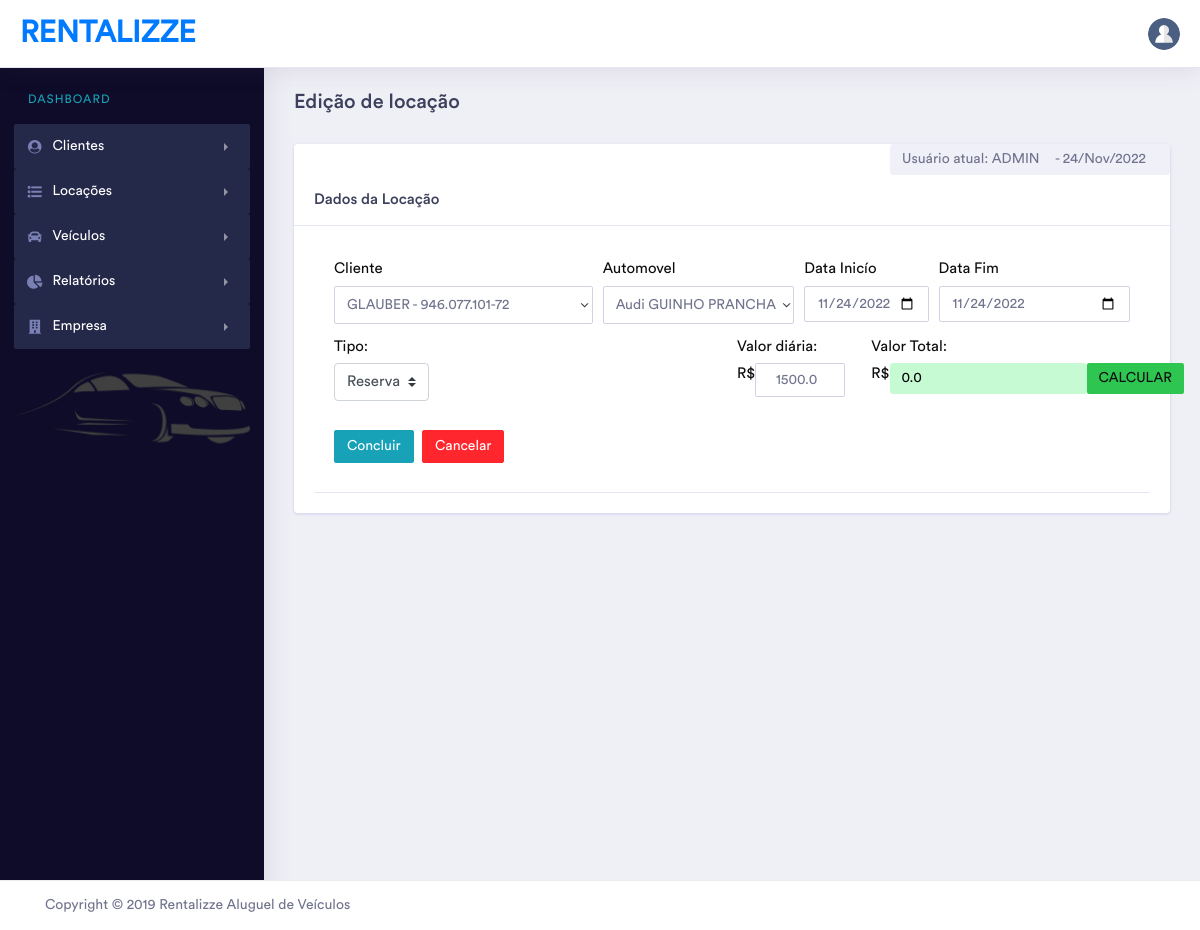
The app's page /editar_locacao/1 (signed in) with its own data.
### sistema/models.py (models this page shows, shortened)
class Locacao(models.Model):
    STATUS_CHOICES = (('Ativo', 'Ativo'), ('Inativo', 'Inativo'))
    TIPO_CHOICES = (('Reserva', 'Reserva'), ('Saída', 'Saída'))
    data_locacao = models.DateField()
    data_devolucao = models.DateField()
    usuario =  CurrentUserField()
    cliente = models.ForeignKey(Cliente, on_delete=models.CASCADE)
    carro = models.ForeignKey('Automovel', on_delete=models.CASCADE)
    criado_em = models.DateTimeField(auto_now=True)
    modificacado_em = models.DateTimeField(auto_now_add=True)
    tipo = models.CharField(max_length=7, choices=TIPO_CHOICES)
    valor_locacao = models.FloatField()
    valor_diaria = models.FloatField()
    status = models.CharField(max_length=12, choices=STATUS_CHOICES, default='Ativo')

### sistema/views.py (the view)
# urls.py: path('editar_locacao/<id>', views.editar_loc, name='editar_loc'),
@login_required
def editar_loc(request, id):
    locacao = Locacao.objects.get(id=id)
    form = EditLocacaoForm(request.POST or None, instance=locacao)
    if form.is_valid():
        form.save()
        messages.success(request, "Locação modificada com sucesso!")
        return redirect(listar_locacoes)
    return render(request, 'sistema/editar_locacao.html', {'form': form})

### sistema/forms.py
class EditLocacaoForm(LocacaoForm):
    carro = forms.ModelChoiceField(queryset=Automovel.objects.all())

### sistema/models.py (called while the page is built)
    def __str__(self):
        if self.cpf_cliente:
            return self.nome_cliente + ' - ' + self.cpf_cliente
        return self.nome_cliente + ' - ' + self.cnpj_cliente

    def __str__(self):
        carro = self.marca +' '+ self.modelo +' '+ str(self.ano) + ' - '
        carro += self.placa_automovel +' -- Diária padrão R$ '+ str(self.valor_locacao)
        return carro

### templatetags/tags.py (called while the page is built)
@register.filter(name='addclass')
def addclass(value, arg):
    return value.as_widget(attrs={'class': arg})

### templates/sistema/editar_locacao.html (shortened to what this page needs)
{% extends 'sistema/base.html' %}
{% load tags %}
{% block conteudo_janela %}
    <div class="row">
        <div class="col-xl-12 col-lg-12 col-md-12 col-sm-12 col-12">
            <div class="page-header">
                <h3 class="mb-2">Edição de locação</h3>
            </div>
        </div>
    </div>
    <div class="row">
        <div class="col-12">
            <div class="card">
                {% if user.is_authenticated %}
                    <ul class="navbar-nav ml-auto">
                        <li class="nav-item">
                            <div class="btn-light btn-sm" disabled="true" align="center">
                                Usuário atual: <span class="text-uppercase">{{ user.username }}</span>
                                <span class="btn-sm"> - {% now "j/M/Y" %}</span>
                            </div>
                        </li>
                    </ul>
                {% endif %}
                <h5 class="card-header">Dados da Locação</h5>
                <div class="card-body">
                    <form class="card-header" method="post">
                        <div class="form-row">
                            <div class="form-group col-md-4">
                                <label for="cliente">Cliente</label>
                                {{ form.cliente }}
                            </div>
                            <div class="form-group col-md">
                                <label for="automovel">Automovel</label>
                                {{ form.carro }}
                            </div>
                            <div class="form-group col-md-2">
                                <label for="dt_hora_locacao">Data Inicío</label>
                                {{ form.data_locacao }}
                            </div>
                            <div class="form-group col-md">
                                <label for="dt_a_devolucao">Data Fim</label>
                                {{ form.data_devolucao }}
                            </div>
                        </div>
                        <div class="form-row">
                            <div class="form-group col-md-2">
                                <label for="tipo">Tipo: </label>
                                <label class="custom-control-inline">
                                    {{ form.tipo | addclass:'custom-select' }}
                                </label>
                            </div>
                            <div class="form-group col-md-4"></div>
                            <div class="form-group col-md-2">
                                <label for="tipo">Valor diária:</label>
                                <label class="custom-control-inline">
                                    R$ {{ form.valor_diaria }}
                                </label>
                            </div>
                            <div class="form-group col-md-2">
                                <label for="tipo" id="tot">Valor Total:</label>
                                <label class="custom-control-inline">
                                    R${{ form.valor_locacao}}
                                    <a class="btn btn-success btn-sm border-0" onclick="calcular();">CALCULAR</a>
                                </label>
                            </div>
                        </div>
                        <div class="form-group row text-left">
                            <div class="col col-sm-10 col-lg-9 offset-sm-1 offset-lg-0">
                                <button type="submit" class="btn btn-space btn-primary btn-sm">Concluir</button>
                                <a href="{% url 'listar_locacoes' %}" class="btn btn-space btn-secondary btn-sm">Cancelar</a>
                            </div>
                        </div>
                    </form>
                </div>
            </div>
        </div>
    </div>
{% endblock %}

### records on screen
Locacao: cliente "GLAUBER - 946.077.101-72", carro "Audi GUINHO PRANCHA 2022 - TTH101086 -- Diária padrão R$ 1500.0", data_locacao "11/24/2022", data_devolucao "11/24/2022", tipo "Reserva", valor_diaria "1500.0", valor_locacao "0.0"

### other values on screen
{{ user.username }} "ADMIN"
